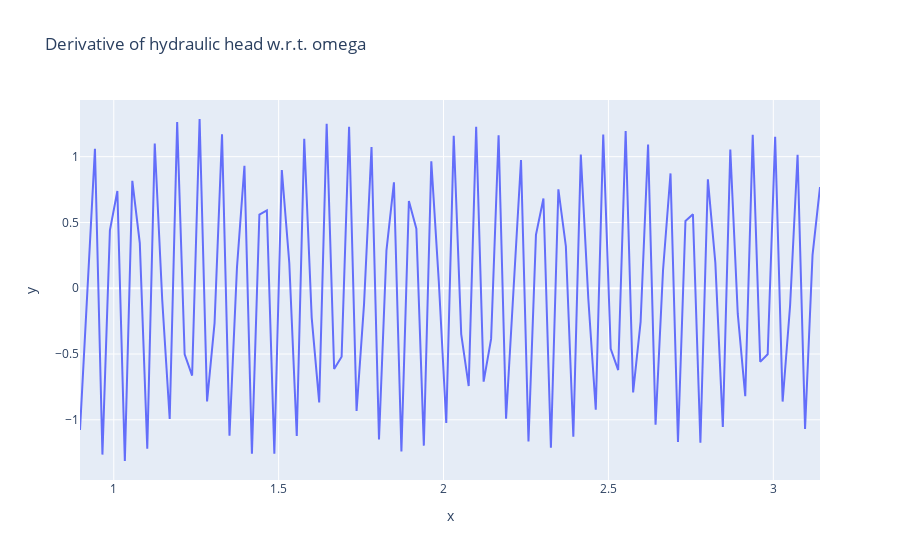

The cell this chart's notebook holds for it:
### Code cell
A = (math.exp(-1)+ math.exp(1))/2
D = (math.exp(Dmin)+math.exp(Dmax)/2)

omega_range = list(np.linspace(2*math.pi/7, math.pi, 100))
func_value = [solution(x, t, A, omega, D) for omega in omega_range]

dx = omega_range[1]-omega_range[0]

dydx = np.gradient(func_value, dx)

fig = px.line(x=omega_range, y=func_value, title='Derivative of hydraulic head w.r.t. omega')


fig.show()
